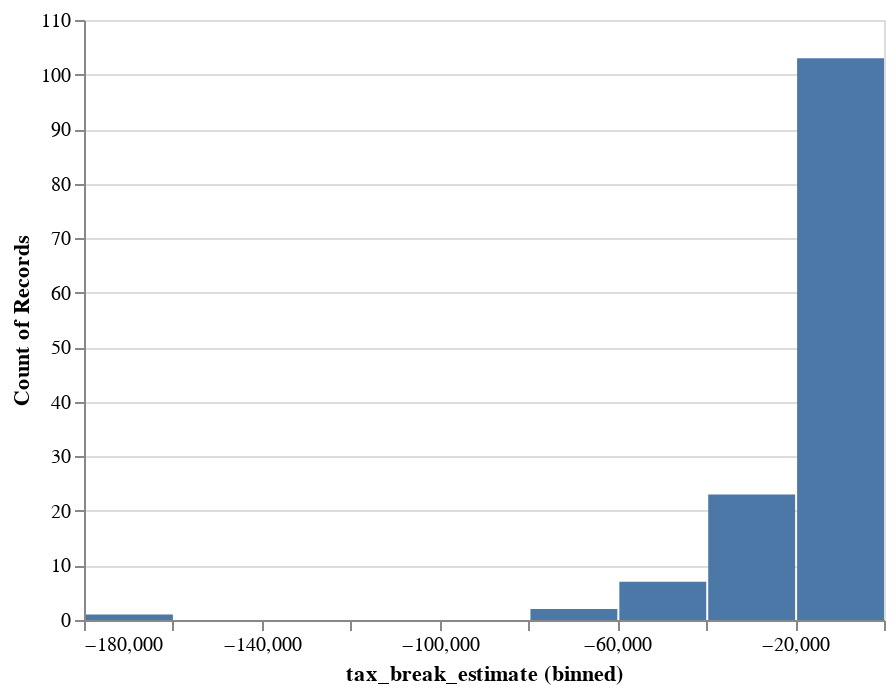

Notebook cell for this chart:
### Code cell
alt.Chart(williamson_df).mark_bar().encode(
    alt.X("tax_break_estimate:Q", bin=True),
    y='count()',
)

### Figure 1 — Vega-Lite specification as saved in the notebook (floating-point values rounded to 4 significant figures; data arrays with more than 128 entries replaced by an {"elided": "..."} marker saying what was removed)
{"$schema": "https://vega.github.io/schema/vega-lite/v2.6.0.json", "config": {"view": {"height": 300, "width": 400}}, "data": {"name": "data-29b9bd4983ee8db062a505adb9419406"}, "datasets": {"data-29b9bd4983ee8db062a505adb9419406": {"elided": "136 records"}}, "encoding": {"x": {"bin": true, "field": "tax_break_estimate", "type": "quantitative"}, "y": {"aggregate": "count", "type": "quantitative"}}, "mark": "bar"}
